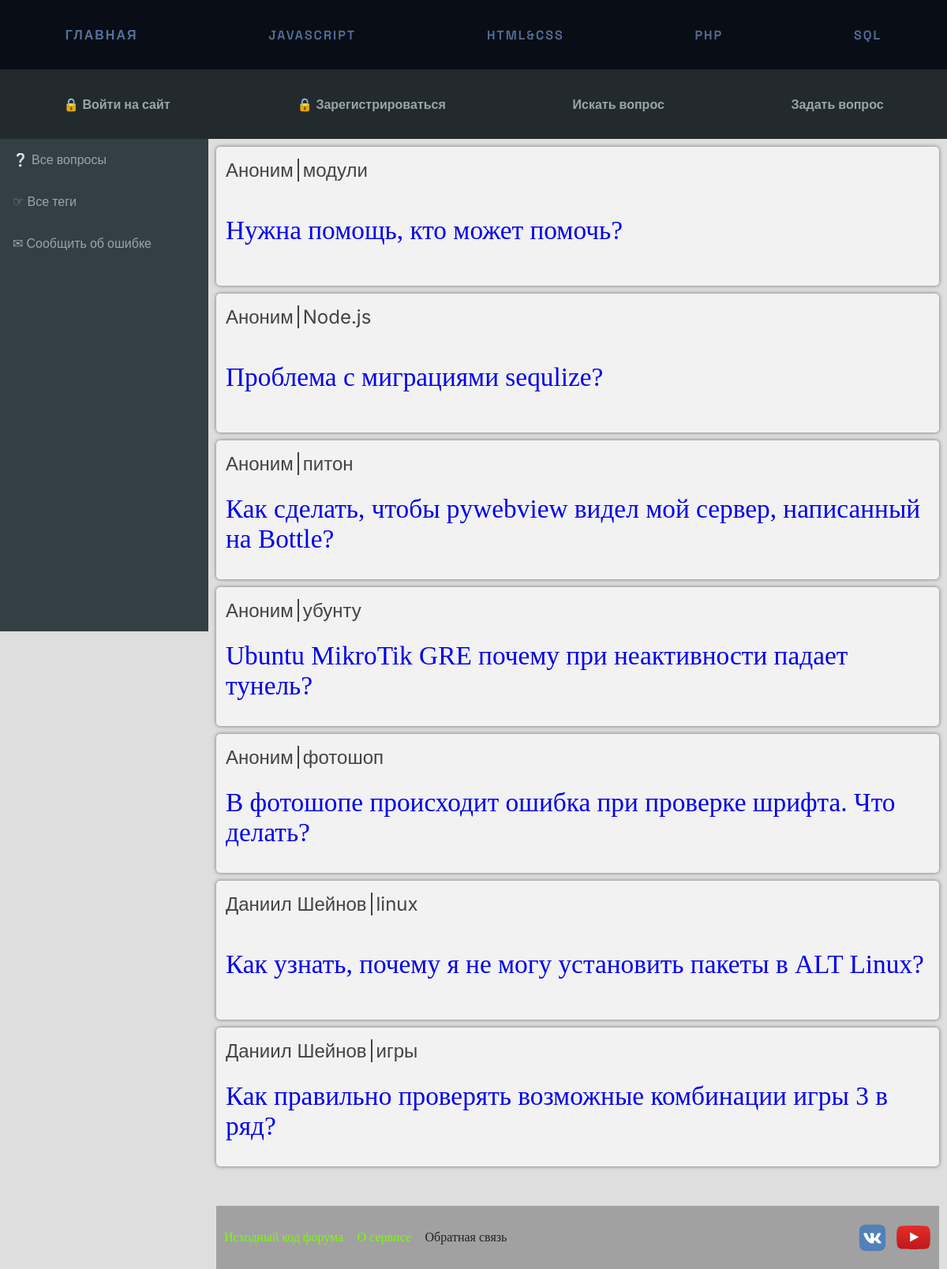
The page / on the database its author committed.
### tables this page shows
CREATE TABLE `questions`
(
    `id`             int(11) NOT NULL,
    `user_id`        int(11) NOT NULL,
    `title`          varchar(255) NOT NULL,
    `tags`           text         NOT NULL,
    `body`           text         NOT NULL,
    `date_of_create` datetime     NOT NULL
);

### config/routes.php (called while the page is built)
<?php
return array(
    'securiry/RegUser'=> 'security/RegisterUser',
    'securiry/AuthUser'=> 'security/AuthenticationUser',
    'security/EditProfileFirstName'=> 'editprofile/UpdateUserFirstName',
    'security/EditProfileLastName'=> 'editprofile/UpdateUserLastName',
    'security/EditProfileAbout'=> 'editprofile/UpdateUserAbout',
    'security/EditProfileEmail'=> 'editprofile/UpdateUserEmail',
    'questions/AddNewQuestion'=> 'Questions/AddNewQuestion',
    'questions/AddNewAnswer'=> 'Questions/AddNewAnswer',
    'security/logout'=> 'security/Logout',
    'security/login' => 'security/SignIn',
    'security/reg' => 'security/SignUp',
    'security/profile' => 'security/Profile',
    'security/remind' => 'security/Remind',
    'questions/ask' => 'questions/Ask',
    'singleQuestion/id?' => 'questions/QuestionById',
    'navigation/tags' => 'navigation/Tags',
    'navigation/feedback' => 'navigation/Feedback',
    '' => 'navigation/Main',
);

### components/Renderer.php (called while the page is built, shortened)
<?php
class Renderer
{
    private $templates_dir = 'views';
    private $root_template = '';
    public function setTemplatesDir($dir)
    {
        $dir = ROOT . '/' . $dir;
        if (is_dir($dir)) {
            $this->templates_dir = $dir;
        } else {
            echo 'Templates dir does not exists! Exiting.';
            exit;
        }
    }
    public function loadTemplate($template, $data = array())
    {
        $result = $data;
        include $this->templates_dir . '/' . $template . '.php';
    }
    public function renderTemplate($data = array(), $name = '')
    {
        $rtp = !empty($name) ? $name : $this->root_template;
        $this->loadTemplate($rtp, $data);
    }
}

### components/Controller.php (called while the page is built, shortened)
<?php
class Controller
{
    protected $renderer = null;
    public function __construct($cname)
    {
        $this->renderer = new Renderer();
    }
    public function renderView($data = array(), $name = '')
    {
        $this->renderer->setTemplatesDir('views');
        $this->renderer->renderTemplate($data, $name);
    }
}

### controllers/NavigationController.php (called while the page is built, shortened)
<?php
class NavigationController extends Controller
{
    public function actionMain()
    {
        $select = array(
            'where' => 'id > 0 '
        );
        $allquestions = new  Model_Questions($select);
        $getallquestions = $allquestions->getAllRows();
        $questions = array();
        foreach ($getallquestions as $key) {
            $select = array(
                'where' => 'id =' . $key['user_id']
            );
            $user = new Model_Users($select);
            $usersInfo = $user->getOneRow();
            if ($usersInfo === null) {
                $key['FirstAndLastName'] = 'Аноним';
            } else {
                $key['FirstAndLastName'] = $usersInfo['first_name'] . " " . $usersInfo['last_name'];
            }
            $questions[] = $key;
        }
        $this->renderView($questions, 'pages/navigation/main');
        return $this;
    }
}

### index.php (called while the page is built, shortened)
<?php session_start();
require_once(ROOT . '/components/Router.php');
require_once(ROOT . '/components/Renderer.php');
require_once(ROOT . '/components/Controller.php');
$router = new Router();
$router->run();

### models/Model_Base.php (called while the page is built, shortened)
<?php
abstract class Model_Base
{
    protected $db;
    private $dataResult;
    public function __construct($select = false)
    {
        global $connect;
        $this->db = $connect;
        $modelName = get_class($this);
        $arrExp = explode('_', $modelName);
        $tableName = strtolower($arrExp[1]);
        $this->table = $tableName;
        $sql = $this->_getSelect($select);
        if ($sql) $this->_getResult("SELECT * FROM $this->table" . $sql);
    }
    private function _getSelect($select)
    {
        if (is_array($select)) {
            $allQuery = array_keys($select);
            array_walk($allQuery, function (&$val) {
                $val = strtoupper($val);
            });
            $querySql = "";
            if (in_array("WHERE", $allQuery)) {
                foreach ($select as $key => $val) {
                    if (strtoupper($key) == "WHERE") {
                        $querySql .= " WHERE " . $val;
                    }
                }
            }
            return $querySql;
        }
        return false;
    }
    private function _getResult($sql)
    {
        try {
            $db = $this->db;
            $stmt = $db->query($sql);
            $this->dataResult = $stmt;
        } catch (PDOException $e) {
            echo $e->getMessage();
            exit;
        }
        return $this->dataResult;
    }
}

### views/pages/navigation/main.php (the view, shortened to what this page needs)
<?php if (!isset($content)) {
    ob_start(); ?>
    <div class="flex">
        <div class="content">
            <? if (!isset($result[0]['id'])) { ?>
                <div class="block">
                    <h1>Еще не задано ни одного вопроса.</h1>
                </div>
            <? } else {
                foreach ($result as $question) { ?>
                    <div class="block">
                        <div class="block-inside">
                            <div class="name"> <? echo $question['FirstAndLastName'] ?></div>
                            <div class="topic"> <? echo $question['tags'] ?></div>
                        </div>
                        <div class="title-question">
                            <a href="/singleQuestion/id?id=<? echo $question['id'] ?>"> <? echo $question['title'] ?></a>
                        </div>
                    </div>
                <? }
            } ?>
        </div>
    </div>
    <?php $content = ob_get_clean();
} ?>
<?php require 'views/include/pages_template.php'; ?>

### components/Router.php (shortened to what this page needs)
<?php
class Router
{
    private $routes;
    public function __construct()
    {
        $routesPath = ROOT . '/config/routes.php';
        $this->routes = include($routesPath);
    }
    private function getURI()
    {
        if (!empty($_SERVER['REQUEST_URI'])) {
            return trim($_SERVER['REQUEST_URI'], '/');
        }
    }
    public function run()
    {
        $uri = $this->getURI();
        foreach ($this->routes as $uriPattern => $path) {
            if (preg_match("~$uriPattern~", $uri)) {
                $regiments = explode('/', $path);
                $cname = array_shift($regiments);
                $actionName = 'action' . ucfirst(array_shift($regiments));
                $controllerObject = new $controllerName($cname);
                $result = $controllerObject->$actionName();
                if ($result != null) {
                    break;
                }
            }
        }
    }
}

### views/include/pages_template.php (shortened to what this page needs)
<!DOCTYPE HTML>
<html lang="ru">
<head>
    <?php require 'head.php'; ?>
</head>
<body>
<div class="page-wrapper">
    <div class="grid">
        <?php if (isset($header)) {
            echo $header;
        } else { ?>
            <?php require 'header.php'; ?>
        <?php } ?>
    </div>
    <div class="sidebar">
        <?php if (isset($sidebar)) {
            echo $sidebar;
        } else { ?>
            <?php require 'sidebar.php'; ?>
        <?php } ?>
    </div>
    <div class="sidecont">
        <div class="confoot">
            <div class="con">
                <?php if (isset($content)) {
                    echo $content;
                } else { ?>
                    <h1>Контент не загружен</h1>
                <?php } ?>
            </div>
            <div class="foo">
                <?php if (isset($footer)) {
                    echo $footer;
                } else { ?>
                    <?php require 'footer.php'; ?>
                <?php } ?>
            </div>
        </div>
    </div>
</div>
</body>
</html>

### views/include/head.php (shortened to what this page needs)
<link rel="stylesheet" href="/php-forum/publicrum/public/css/menu_and_content.css" type="text/css">
<link rel="stylesheet" href="/php-forum/publicrum/public/css/header.css" type="text/css">
<link rel="stylesheet" href="/php-forum/publicrum/public/css/sidebar.css" type="text/css">
<link rel="stylesheet" href="/php-forum/publicrum/public/css/content.css" type="text/css">
<link rel="stylesheet" href="/php-forum/publicrum/public/css/footer.css" type="text/css">
<link rel="stylesheet" href="/php-forum/publicrum/public/css/ask.css" type="text/css">
<link rel="stylesheet" href="/php-forum/publicrum/public/css/profile.css" type="text/css">
<link rel="stylesheet" href="/php-forum/publicrum/public/css/tags.css" type="text/css">
<link rel="stylesheet" href="/php-forum/publicrum/public/includes/css/sweetalert2.min.css" type="text/css">

### views/include/header.php
<div class="header-wrapper">
    <nav class="menu">
        <ul class="menu__list">
            <li>
                <a href="/" class="menu__link">Главная</a>
            </li>
            <li>
                <a href="../../index.php" class="menu__link">Javascript</a>
            </li>
            <li>
                <a href="../../index.php" class="menu__link">HTML&CSS</a>
            </li>
            <li>
                <a href="../../index.php" class="menu__link">PHP</a>
            </li>
            <li>
                <a href="../../index.php" class="menu__link">SQL</a>
            </li>
        </ul>
    </nav>
    <div class="container">
        <? if (!isset($_SESSION['id'])) { ?>
            <div class="sub-menu">
                <a href="/security/login" id="sign-in"> &#128274; Войти на сайт</a>
            </div>
            <div class="sub-menu">
                <a href="/security/reg" id="sign-up"> &#128274; Зарегистрироваться</a>
            </div>
        <? } ?>
        <div class="sub-menu">
            <a href="/questions/find" id="find">Искать вопрос</a>
        </div>
        <div class="sub-menu">
            <a href="/questions/ask" id="answer">Задать вопрос </a>
        </div>
    </div>
</div>

### views/include/sidebar.php (shortened to what this page needs)
<div class="sidebar">
    <a href="/">&#10068; Все вопросы</a>
    <a href="/navigation/tags">&#9758; Все теги</a>
    <a href="/navigation/feedback">&#9993; Сообщить об ошибке</a>
</div>

### views/include/footer.php
<div class="wrapper-footer">
    <div class="footer-links">
        <ul class="links-foo">
            <li>
                <a style="color: lawngreen" target="_blank" href="https://github.com/php1995/php-forum"> Исходный код
                    форума</a>
            </li>
            <li>
                <a style="color: lawngreen" href="https://github.com/php1995/php-forum#readme" target="_blank">О
                    сервисе</a>
            </li>
            <li>
                <a href="/navigation/feedback">Обратная связь</a>
            </li>
        </ul>
    </div>
    <div>
        <div class="footer-icons">
            <div class="icon-vk">
                <a href="https://vk.com/id1" target="_blank"></a>
            </div>
            <div class="icon-youtube">
                <a href="https://youtube.com" target="_blank"></a>
            </div>
        </div>
    </div>
</div>

### public/css/menu_and_content.css (style rules this page uses)
* { margin: 0; padding: 0; box-sizing: border-box; }
body, html { height: 100%; width: 100%; background-color: #dedede; }
.flex { display: flex; position: relative; flex-direction: row; width: 100%; height: 100%; }
.content { display: block; position: relative; height: 100vh; width: 100%; background-color: #888D93; }
.grid { display: block; position: sticky; top: 0; left: 0; grid-area: header; height: 22vh; z-index: 999 }
.page-wrapper { display: grid; align-content: center; align-self: start; grid-template-columns: 22vw auto; grid-template-rows: auto auto; grid-template-areas: "header header" "sidebar content"; position: relative; }
.sidebar { display: block; position: sticky; top: 22vh; left: 0; grid-area: sidebar; margin: 0; padding: 0; width: 22vw; background-color: #1F2123; height: 100vh; overflow: hidden; font-family: 'Space Grotesk', sans-serif; }
.sidebar a { display: block; position: relative; color: #9aa4ad; padding: 16px; text-decoration: none; transition: 1.0s ease; }
.sidecont { display: sticky; top: 0; left: 0; position: relative; flex-direction: row; grid-area: content; }
.confoot { display: flex; flex-direction: column; width: 100%; height: 100%; padding: 10px; padding-bottom: 0px; }
.con { display: flex; position: relative; }
.foo { display: flex; position: relative; }

### public/css/header.css (style rules this page uses)
* { margin: 0; padding: 0; box-sizing: border-box; }
a { text-decoration: none; }
.header-wrapper { display: sticky; height: 22vh; width: 100%; }
.menu li { list-style: none; }
.menu__link { text-transform: uppercase; font-weight: 600; }
.menu { display: flex; align-items: center; justify-content: center; background-color: #090E16; color: #fff; height: 11vh; }
.menu__list { display: -webkit-box; display: -ms-flexbox; width: 100%; display: flex; flex-direction: row; -ms-flex-pack: distribute; justify-content: space-around; transition: all 1.0s ease; }
.menu__list > li { position: relative; }
.menu li > a { font-family: 'Space Grotesk', sans-serif; letter-spacing: 2px; color: #56709c; text-decoration: none; transition: all 0.5s ease; -ms-transition: all 0.5s ease; -o-transition: all 0.5s ease; -moz-transition: all 0.5s ease; -webkit-transition: all 0.5s ease; background-position: 0% }
.container { font-family: 'Space Grotesk', sans-serif; display: flex; flex-direction: row; box-sizing: content-box; justify-content: space-around; align-items: center; background-color: #222A2E; height: 11vh; }
.container a { color: #9aa4ad; font-weight: 600; padding: 15px; transition: 0.6s ease; }

### public/css/sidebar.css (style rules this page uses)
.sidebar { display: block; width: 22vw; background-color: #323f45; height: 78vh; overflow: hidden; font-family: 'Space Grotesk', sans-serif; grid-area: sidebar; }
.sidebar a { display: block; position: relative; color: #9aa4ad; padding: 16px; text-decoration: none; transition: 0.5s all ease; border: none; left: 0px; }

### public/css/content.css (style rules this page uses)
* { margin: 0; padding: 0; box-sizing: border-box; }
.flex { display: block; position: relative; flex-direction: row; width: 100%; height: 100%; }
.content { display: flex; flex-direction: column; position: relative; height: 100%; width: 100%; background-color: transparent; }
.block { display: flex; position: relative; flex-direction: column; justify-content: flex-start; align-items: center; width: 100%; height: 22vh; background-color: #f2f2f2; box-shadow: 0 0 5px rgba(0, 0, 0, 0.5); border-radius: 5px; margin-bottom: 10px; padding: 12px; }
.block-inside { display: flex; position: relative; flex-direction: row; justify-content: flex-start; align-items: center; width: 100%; height: 30%; font-size: 18pt; color: #434343; font-family: 'Inter', sans-serif; }
.name { display: block; position: relative; padding-right: 5px; }
.topic { padding-left: 5px; border-left: 2px solid #434343; }
.title-question { font-family: 'Vollkorn', serif; color: #363636; display: flex; justify-content: flex-start; align-items: center; font-size: 25pt; width: 100%; height: 100%; }

### public/css/ask.css (style rules this page uses)
* { margin: 0; padding: 0; }

### public/css/profile.css (style rules this page uses)
* { margin: 0; padding: 0; box-sizing: border-box; }
* { user-select: none; -webkit-tap-highlight-color:transparent; }

### rows shown on the page
questions: FirstAndLastName "Аноним", tags "модули", title "Нужна помощь, кто может помочь?"
questions: FirstAndLastName "Аноним", tags "Node.js", title "Проблема с миграциями sequlize?"
questions: FirstAndLastName "Аноним", tags "питон", title "Как сделать, чтобы pywebview видел мой сервер, написанный на Bottle?"
questions: FirstAndLastName "Аноним", tags "убунту", title "Ubuntu MikroTik GRE почему при неактивности падает тунель?"
questions: FirstAndLastName "Аноним", tags "фотошоп", title "В фотошопе происходит ошибка при проверке шрифта. Что делать?"
questions: FirstAndLastName "Даниил Шейнов", tags "linux", title "Как узнать, почему я не могу установить пакеты в ALT Linux?"
questions: FirstAndLastName "Даниил Шейнов", tags "игры", title "Как правильно проверять возможные комбинации игры 3 в ряд?"
